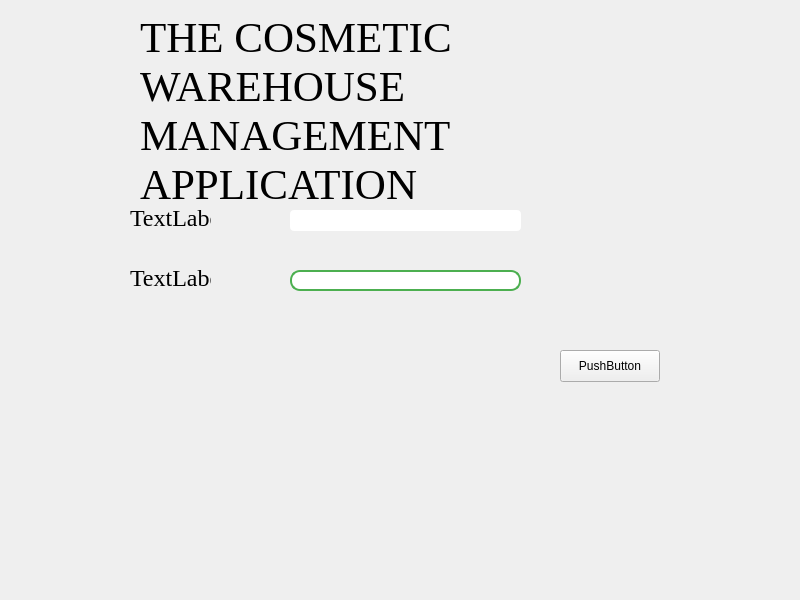
<?xml version="1.0" encoding="UTF-8"?>
<ui version="4.0">
 <class>LoginPage</class>
 <widget class="QWidget" name="LoginPage">
  <property name="geometry">
   <rect>
    <x>0</x>
    <y>0</y>
    <width>800</width>
    <height>600</height>
   </rect>
  </property>
  <property name="windowTitle">
   <string>LoginPage</string>
  </property>
  <widget class="QLabel" name="title">
   <property name="geometry">
    <rect>
     <x>140</x>
     <y>10</y>
     <width>511</width>
     <height>201</height>
    </rect>
   </property>
   <property name="font">
    <font>
     <family>Times New Roman</family>
     <pointsize>32</pointsize>
    </font>
   </property>
   <property name="layoutDirection">
    <enum>Qt::LayoutDirection::LeftToRight</enum>
   </property>
   <property name="text">
    <string>THE COSMETIC  WAREHOUSE MANAGEMENT APPLICATION</string>
   </property>
   <property name="wordWrap">
    <bool>true</bool>
   </property>
  </widget>
  <widget class="QLabel" name="asswordBox">
   <property name="geometry">
    <rect>
     <x>130</x>
     <y>210</y>
     <width>81</width>
     <height>16</height>
    </rect>
   </property>
   <property name="font">
    <font>
     <family>Times New Roman</family>
     <pointsize>18</pointsize>
    </font>
   </property>
   <property name="text">
    <string>TextLabel</string>
   </property>
  </widget>
  <widget class="QLabel" name="assword">
   <property name="geometry">
    <rect>
     <x>130</x>
     <y>270</y>
     <width>81</width>
     <height>16</height>
    </rect>
   </property>
   <property name="font">
    <font>
     <family>Times New Roman</family>
     <pointsize>18</pointsize>
    </font>
   </property>
   <property name="text">
    <string>TextLabel</string>
   </property>
  </widget>
  <widget class="QLineEdit" name="accountBox">
   <property name="geometry">
    <rect>
     <x>290</x>
     <y>210</y>
     <width>231</width>
     <height>21</height>
    </rect>
   </property>
   <property name="styleSheet">
    <string notr="true">/* Frame gradient */
QFrame {
    border: none;
    border-radius: 6px;
    background: qlineargradient(
        x1: 0, y1: 0, x2: 1, y2: 0,
        stop: 0 #19a1ad,
        stop: 1 #a1e383
    );
    padding: 2px;
}

/* LineEdit nền trắng */
QLineEdit {
    border: none;
    border-radius: 4px;
    background: #fff;
    padding: 5px;
}
</string>
   </property>
  </widget>
  <widget class="QLineEdit" name="lineEdit_2">
   <property name="geometry">
    <rect>
     <x>290</x>
     <y>270</y>
     <width>231</width>
     <height>21</height>
    </rect>
   </property>
   <property name="styleSheet">
    <string notr="true">QLineEdit {
    border: 2px solid #4CAF50;  /* Viền xanh lá */
    border-radius: 10px;         /* Bo góc */
    padding: 5px;                /* Cách lề trong */
}</string>
   </property>
  </widget>
  <widget class="QPushButton" name="pushButton">
   <property name="geometry">
    <rect>
     <x>560</x>
     <y>350</y>
     <width>100</width>
     <height>32</height>
    </rect>
   </property>
   <property name="text">
    <string>PushButton</string>
   </property>
  </widget>
 </widget>
 <resources/>
 <connections/>
</ui>
